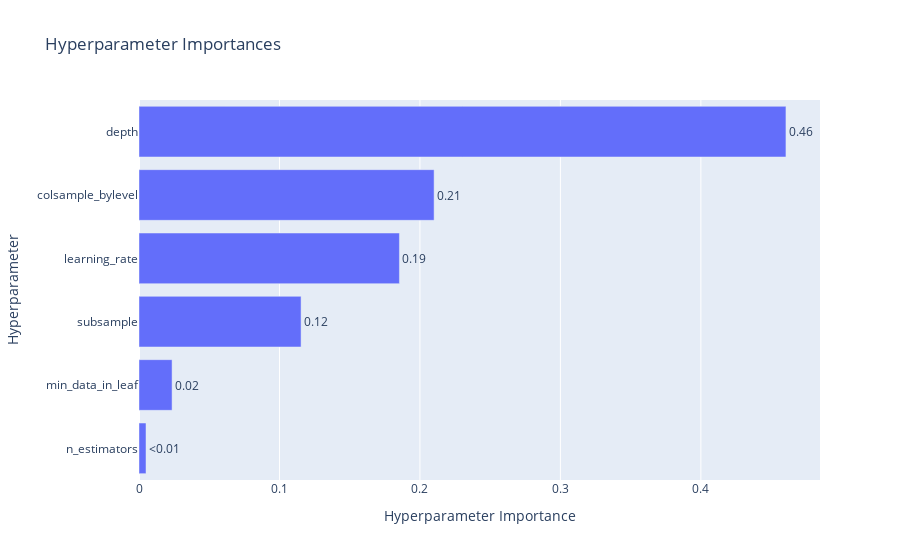

Notebook code for this chart:
### Code cell
# 하이퍼파라미터별 중요도를 확인할 수 있는 그래프
optuna.visualization.plot_param_importances(study_cat)

### Figure 1 — Plotly figure (JSON) as saved in the notebook; plotly's stock layout.template omitted (floating-point values rounded to 4 significant figures)
{"data": [{"cliponaxis": false, "hovertemplate": ["n_estimators (IntDistribution): 0.005008075194733102<extra></extra>", "min_data_in_leaf (IntDistribution): 0.02355284598133614<extra></extra>", "subsample (FloatDistribution): 0.11537921418610257<extra></extra>", "learning_rate (FloatDistribution): 0.18540406084947655<extra></extra>", "colsample_bylevel (FloatDistribution): 0.210084139123228<extra></extra>", "depth (IntDistribution): 0.4605716646651237<extra></extra>"], "name": "Objective Value", "orientation": "h", "text": ["<0.01", "0.02", "0.12", "0.19", "0.21", "0.46"], "textposition": "outside", "type": "bar", "x": [0.005008, 0.02355, 0.1154, 0.1854, 0.2101, 0.4606], "y": ["n_estimators", "min_data_in_leaf", "subsample", "learning_rate", "colsample_bylevel", "depth"]}], "layout": {"title": {"text": "Hyperparameter Importances"}, "xaxis": {"title": {"text": "Hyperparameter Importance"}}, "yaxis": {"title": {"text": "Hyperparameter"}}}}
